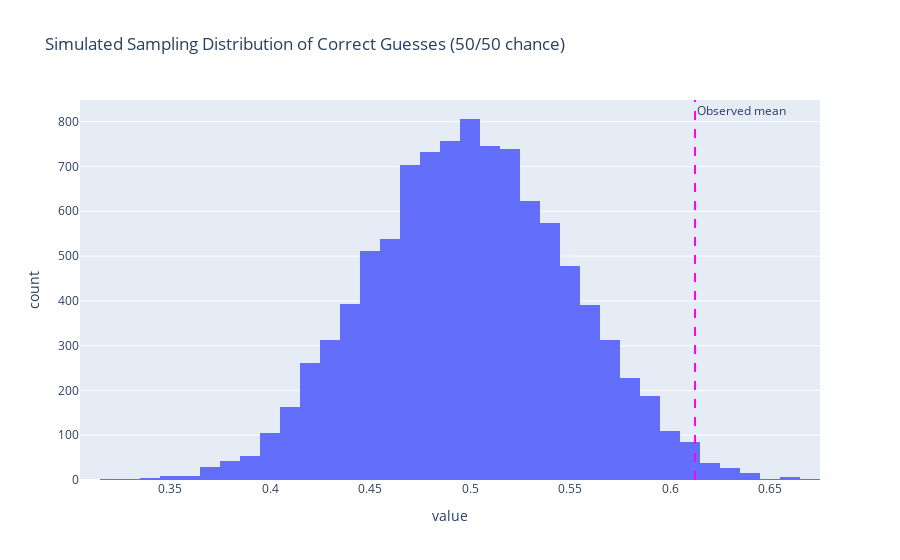

Write notebook code for a chart like this one.
### Markdown cell above
##### Question 8:
We want to evaluate if students in STA130 are able to determine in a cup of tea whether the milk or tea was poured first by taste, similarly to the experiment with Fisher and Bristol. To do this, we will evaluate the likelihood that the population mean of the guesses is 0.5, assuming a correct guess has a value of 1 and an incorrect guess a value of 0. This will be done by analyzing the data sample that 49 out of 80 students were able to correctly state which was poured first to compute a p-value and conduct hypothesis testing.

The null hypothesis will be that the chance of a student stating the correct answer is 50%:

$H_0 : p = 0.5$

The corresponding alternative hypothesis will be that the chance of a student stating the correct answer is either less than or greater than 50%:

$H_0 : p \neq 0.5$

The following code will find the mean of our data sample, simulate a sampling distribution of means that assume the null hypothesis is true, and finally calculate the p-value. This approach is used so we may use the p-value to judge the level of evidence against or for the null hypothesis to determine how likely it is the students were guessing at complete random.

### Code cell
import pandas as pd
import numpy as np
import plotly.express as px

# Set random seed for experiment reproducibility
np.random.seed(1)

n_sim_samples = 10000 # number of simulated samples
sim_sample_means = np.zeros(n_sim_samples) # array of simulated sample means
observed_mean = 49/80 # observed sample mean (equal to 0.6125) 
H0_p = 0.5 # the p-value assuming the null hypothesis is true

# simulate a sampling distribution of means assuming the null hypothesis is true
for i in range(n_sim_samples):
    sim_sample_means[i] = np.random.choice(2, 100).mean()

# calculate the p value by taking the proportion of simulated sample means that are as or more extreme than the observed statistic
p = (abs(sim_sample_means - H0_p) >= abs(observed_mean - H0_p)).sum()/n_sim_samples

# display the simulated sampling distribution of means assuming null hypothesis is true as a histogram
fig = px.histogram(pd.DataFrame(sim_sample_means), title='Simulated Sampling Distribution of Correct Guesses (50/50 chance)')
fig.update_layout(showlegend=False)
fig.add_vline(x=0.6125, line_dash='dash', line_color='fuchsia', annotation_text='Observed mean')
fig.show()

print('p-value: ' + str(p))

### Figure 1 — Plotly figure (JSON) as saved in the notebook; plotly's stock layout.template omitted (floating-point values rounded to 4 significant figures; data arrays with more than 128 entries replaced by an {"elided": "..."} marker saying what was removed)
{"data": [{"alignmentgroup": "True", "bingroup": "x", "hovertemplate": "variable=0<br>value=%{x}<br>count=%{y}<extra></extra>", "legendgroup": "0", "marker": {"color": "#636efa", "pattern": {"shape": ""}}, "name": "0", "offsetgroup": "0", "orientation": "v", "showlegend": true, "type": "histogram", "x": {"elided": "10000 float values"}, "xaxis": "x", "yaxis": "y"}], "layout": {"annotations": [{"showarrow": false, "text": "Observed mean", "x": 0.6125, "xanchor": "left", "xref": "x", "y": 1, "yanchor": "top", "yref": "y domain"}], "barmode": "relative", "legend": {"title": {"text": "variable"}, "tracegroupgap": 0}, "shapes": [{"line": {"color": "fuchsia", "dash": "dash"}, "type": "line", "x0": 0.6125, "x1": 0.6125, "xref": "x", "y0": 0, "y1": 1, "yref": "y domain"}], "showlegend": false, "title": {"text": "Simulated Sampling Distribution of Correct Guesses (50/50 chance)"}, "xaxis": {"anchor": "y", "domain": [0, 1], "title": {"text": "value"}}, "yaxis": {"anchor": "x", "domain": [0, 1], "title": {"text": "count"}}}}
